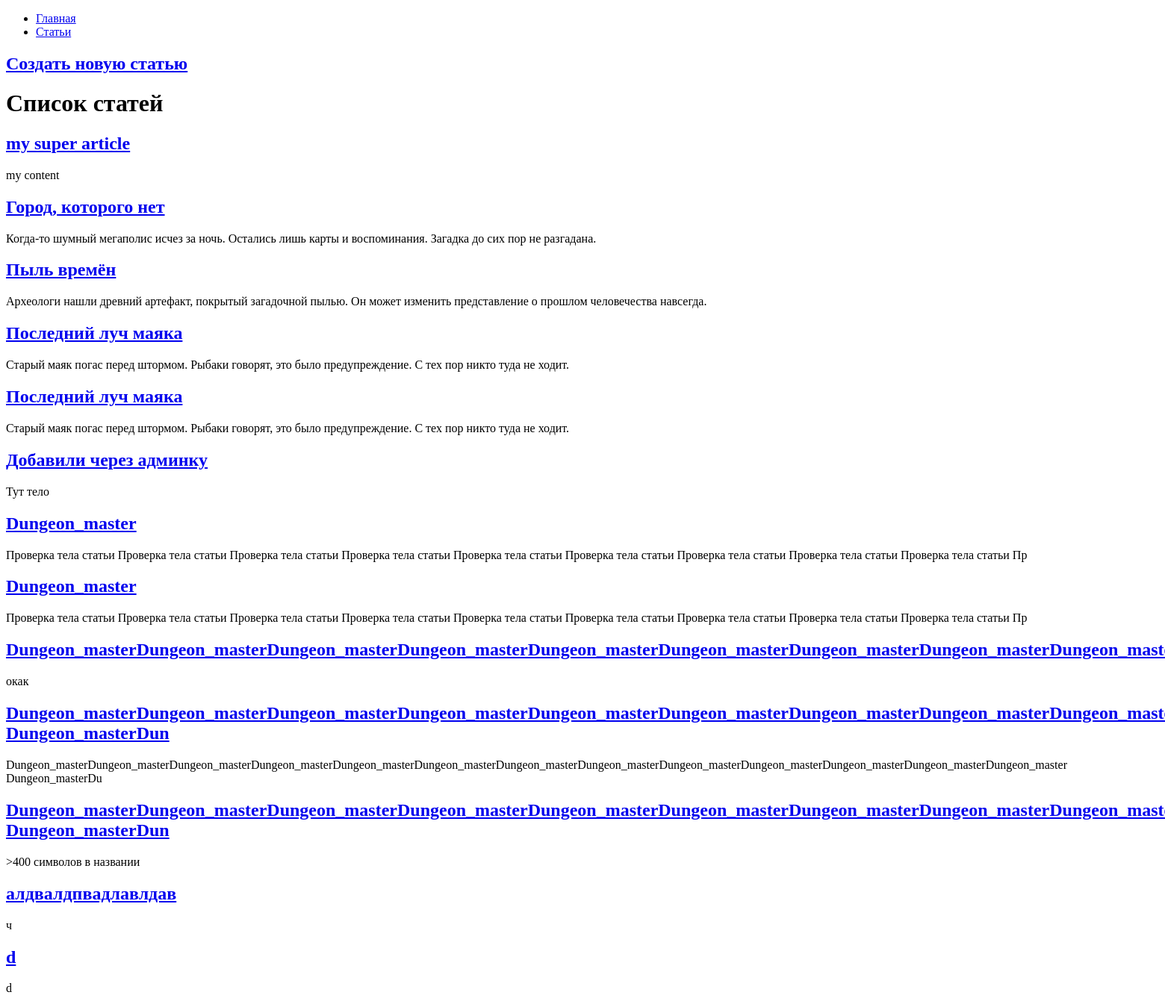
The app's page /articles/, older data.
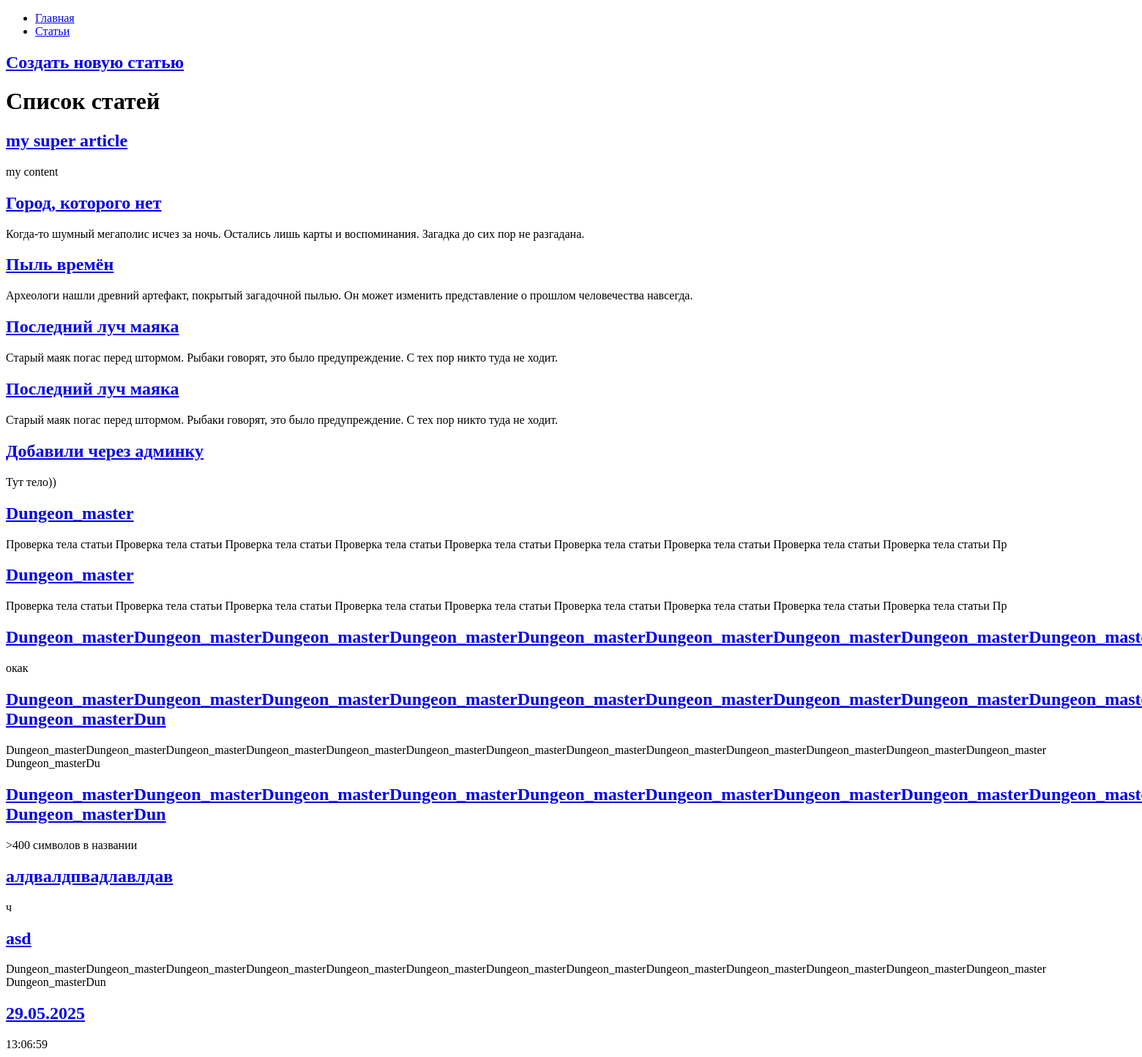
The same page, newer data.
### hexlet_django_blog/article/models.py (models this page shows, shortened)
class Article(models.Model):
    name = models.CharField(max_length=200)
    body = models.TextField()
    created_at = models.DateTimeField(auto_now_add=True)
    updated_at = models.DateTimeField(auto_now=True)

### hexlet_django_blog/article/views.py (the view)
# urls.py: path("", IndexView.as_view(), name='articles'),
class IndexView(View):
    def get(self, request, *args, **kwargs):
        articles = Article.objects.all()[:15]
        return render(
            request,
            "articles/index.html",
            context={
                "articles": articles
            }
        )

### hexlet_django_blog/templates/articles/index.html (shortened to what this page needs)
{% extends "base.html" %}
{% block content %}
<h2><a href="{% url 'articles_create' %}">Создать новую статью</a></h2>
    <h1>Список статей</h1>
    {% for article in articles %}
        <h2>
            <a href="{% url 'article_detail' article.id %}">
                {{ article.name }}
            </a>
        </h2>
        <div>{{ article.body|slice:":200" }}</div>
    {% endfor %}
{% endblock %}

### hexlet_django_blog/templates/base.html (shortened to what this page needs)
<!DOCTYPE html>
<html lang="en">
<head>
</head>
<body>
<div id="sidebar">
    {% block sidebar %}
        <ul>
            <li><a href="/">Главная</a></li>
            <li><a href="/articles/">Статьи</a></li>
        </ul>
    {% endblock %}
</div>
<div id="content">
    {% block content %}{% endblock %}
</div>
</body>
</html>

Row changes from the older to the newer data that the page shows:
changed Article "Добавили через админку": body "Тут тело" → "Тут тело))"
changed Article: name "d" → "asd"; body "d" → "Dungeon_masterDungeon_masterDungeon_masterDungeon_masterDungeon_masterDungeon_masterDungeon_masterDungeon_masterDungeon_masterDungeon_masterDungeon_masterDungeon_masterDungeon_master Dungeon_masterDun"
added Article: name "29.05.2025", body "13:06:59"
